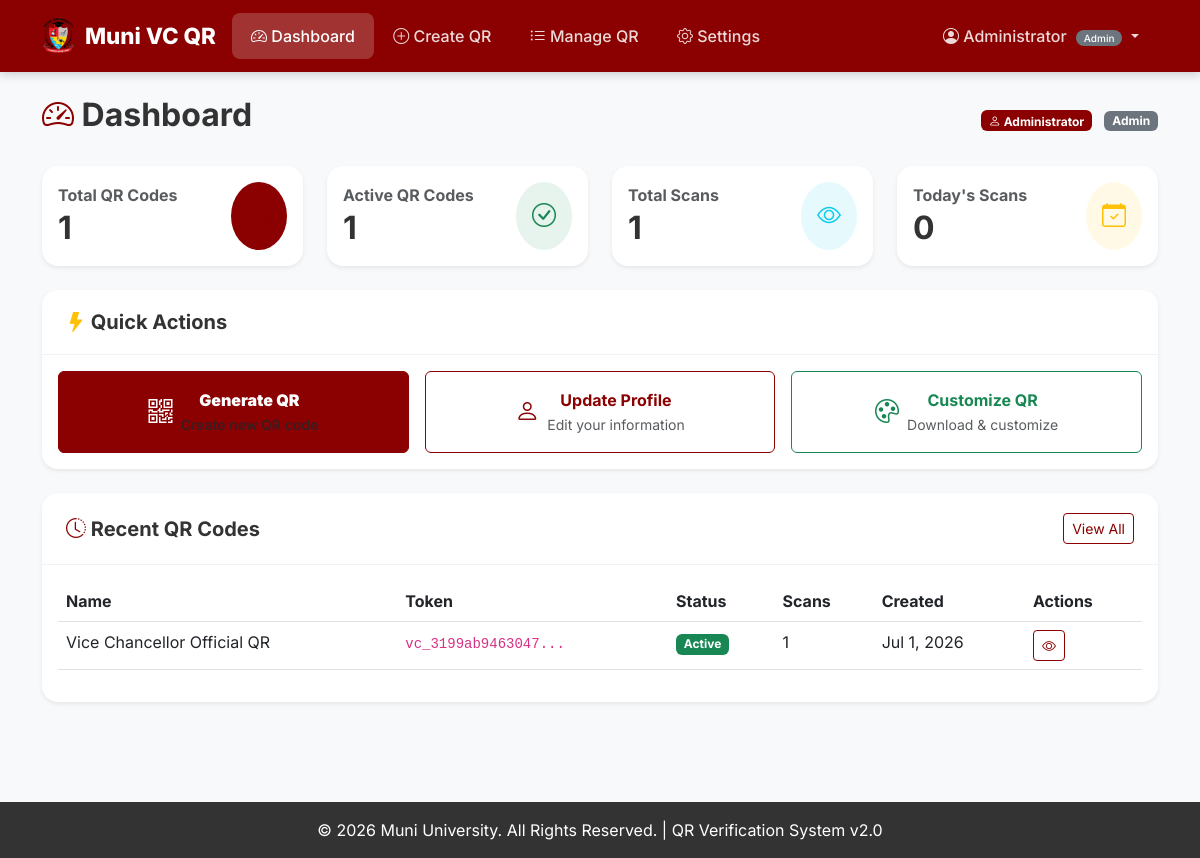
Page /admin/dashboard.php (signed in) on the earlier database version.
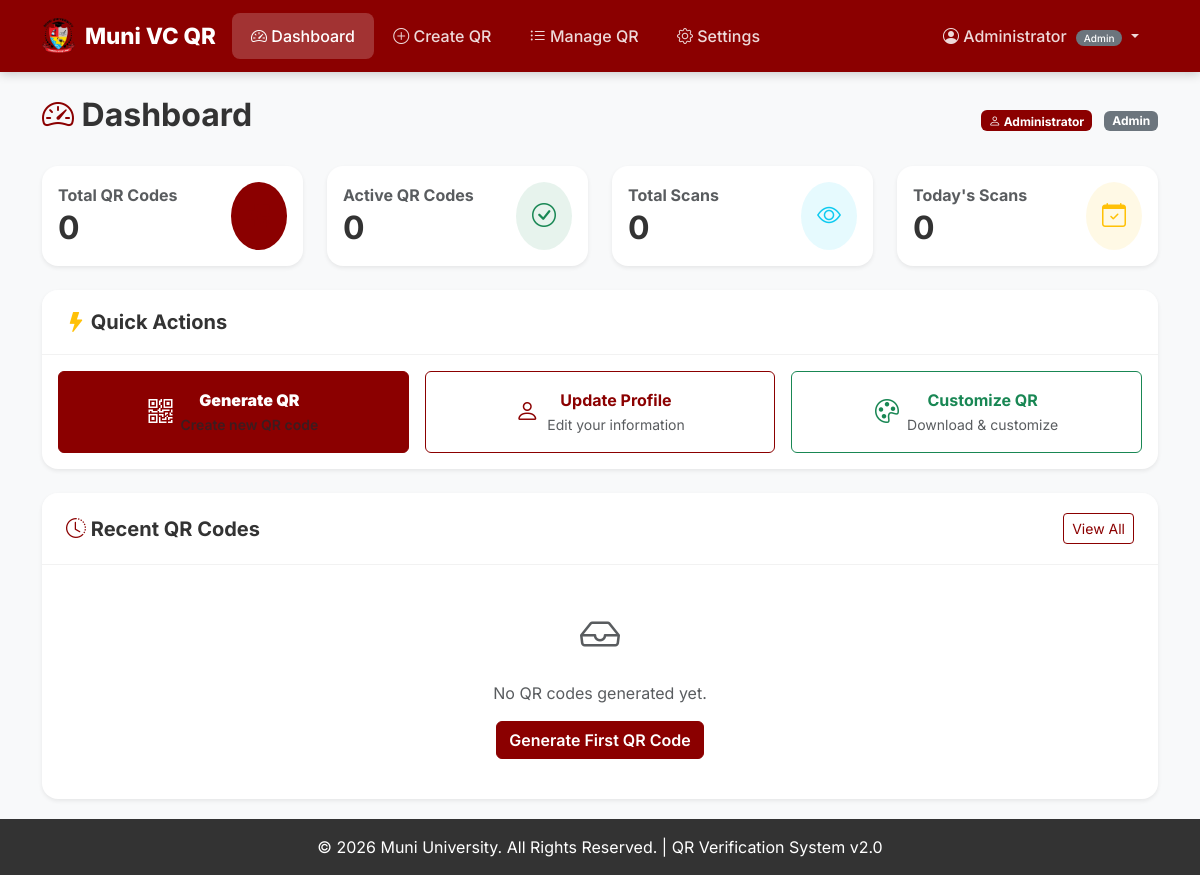
Same page on the later database version.
### tables this page shows
CREATE TABLE qr_codes (
    id INT PRIMARY KEY AUTO_INCREMENT,
    name VARCHAR(255) NOT NULL,
    token VARCHAR(255) UNIQUE NOT NULL,
    qr_image VARCHAR(255) DEFAULT NULL,
    status ENUM('active', 'inactive') DEFAULT 'active',
    scan_count INT DEFAULT 0,
    last_scan TIMESTAMP NULL,
    design_settings JSON DEFAULT NULL,
    content_data JSON DEFAULT NULL,
    created_by INT NULL,
    created_at TIMESTAMP DEFAULT CURRENT_TIMESTAMP,
    updated_at TIMESTAMP DEFAULT CURRENT_TIMESTAMP ON UPDATE CURRENT_TIMESTAMP,
    INDEX idx_token (token),
    INDEX idx_status (status),
    INDEX idx_created (created_at),
    INDEX idx_created_by (created_by),
    FOREIGN KEY (created_by) REFERENCES admins(id) ON DELETE SET NULL
);

### admin/dashboard.php (the view, shortened to what the changed rows need)
<?php
require_once '../config/database.php';
try {
    $stmt = $pdo->query("SELECT COUNT(*) as total FROM qr_codes");
    $totalQRCodes = $stmt->fetch()['total'] ?? 0;
    $stmt = $pdo->query("SELECT COUNT(*) as active FROM qr_codes WHERE status = 'active'");
    $activeQRCodes = $stmt->fetch()['active'] ?? 0;
    $stmt = $pdo->query("SELECT SUM(scan_count) as total FROM qr_codes");
    $totalScans = $stmt->fetch()['total'] ?? 0;
    $stmt = $pdo->prepare("SELECT COUNT(*) as count FROM scans WHERE DATE(scanned_at) = CURDATE()");
    $stmt->execute();
    $todayScans = $stmt->fetch()['count'] ?? 0;
    $stmt = $pdo->query("SELECT id, name, token, status, scan_count, created_at FROM qr_codes ORDER BY created_at DESC LIMIT 5");
    $recentQRCodes = $stmt->fetchAll();
} catch (PDOException $e) {
    $totalQRCodes = 0;
    $activeQRCodes = 0;
    $totalScans = 0;
    $todayScans = 0;
    $lastScanDate = 'Error loading data';
    $recentQRCodes = [];
    $isSuperAdmin = false;
}
require_once '../includes/header.php';
?>
<div class="container mt-4">
    <div class="d-flex justify-content-between align-items-center mb-4">
        <h2><i class="bi bi-speedometer2 text-primary"></i> Dashboard</h2>
    </div>
    <div class="row g-4 mb-4">
        <div class="col-md-3">
            <div class="card border-0 shadow-sm h-100">
                <div class="card-body">
                    <div class="d-flex justify-content-between align-items-center">
                        <div>
                            <h6 class="text-muted mb-1">Total QR Codes</h6>
                            <h2 class="mb-0"><?php echo number_format($totalQRCodes); ?></h2>
                        </div>
                    </div>
                </div>
            </div>
        </div>
        <div class="col-md-3">
            <div class="card border-0 shadow-sm h-100">
                <div class="card-body">
                    <div class="d-flex justify-content-between align-items-center">
                        <div>
                            <h6 class="text-muted mb-1">Active QR Codes</h6>
                            <h2 class="mb-0"><?php echo number_format($activeQRCodes); ?></h2>
                        </div>
                    </div>
                </div>
            </div>
        </div>
        <div class="col-md-3">
            <div class="card border-0 shadow-sm h-100">
                <div class="card-body">
                    <div class="d-flex justify-content-between align-items-center">
                        <div>
                            <h6 class="text-muted mb-1">Total Scans</h6>
                            <h2 class="mb-0"><?php echo number_format($totalScans); ?></h2>
                        </div>
                    </div>
                </div>
            </div>
        </div>
        <div class="col-md-3">
            <div class="card border-0 shadow-sm h-100">
                <div class="card-body">
                    <div class="d-flex justify-content-between align-items-center">
                        <div>
                            <h2 class="mb-0"><?php echo number_format($todayScans); ?></h2>
                        </div>
                    </div>
                </div>
            </div>
        </div>
    </div>
    <div class="card border-0 shadow-sm mt-4">
        <div class="card-body">
            <?php if (empty($recentQRCodes)): ?>
                <div class="text-center text-muted py-4">
                    <i class="bi bi-inbox fs-1 d-block mb-3"></i>
                    <p>No QR codes generated yet.</p>
                    <a href="qr-create.php" class="btn btn-primary">Generate First QR Code</a>
                </div>
            <?php else: ?>
                <div class="table-responsive">
                    <table class="table table-hover">
                        <thead>
                            <tr>
                                <th>Name</th>
                                <th>Token</th>
                                <th>Status</th>
                                <th>Scans</th>
                                <th>Created</th>
                                <th>Actions</th>
                            </tr>
                        </thead>
                        <tbody>
                            <?php foreach ($recentQRCodes as $qr): ?>
                            <tr>
                                <td><?php echo htmlspecialchars($qr['name']); ?></td>
                                <td><code><?php echo substr($qr['token'], 0, 16); ?>...</code></td>
                                <td>
                                    <span class="badge <?php echo $qr['status'] === 'active' ? 'bg-success' : 'bg-danger'; ?>">
                                        <?php echo ucfirst($qr['status']); ?>
                                    </span>
                                </td>
                                <td><?php echo number_format($qr['scan_count']); ?></td>
                                <td><?php echo date('M j, Y', strtotime($qr['created_at'])); ?></td>
                                <td>
                                    <a href="qr-details.php?id=<?php echo $qr['id']; ?>" class="btn btn-sm btn-outline-primary">
                                        <i class="bi bi-eye"></i>
                                    </a>
                                </td>
                            </tr>
                            <?php endforeach; ?>
                        </tbody>
                    </table>
                </div>
            <?php endif; ?>
        </div>
    </div>
</div>
<?php require_once '../includes/footer.php'; ?>

Differences in the rows shown:
removed qr_codes: name "Vice Chancellor Official QR", token "vc_3199ab9463047", status "Active", scan_count "1", created_at "Jul 1, 2026"
Other differences:
$totalQRCodes: "1" → "0"
$activeQRCodes: "1" → "0"
$totalScans: "1" → "0"
text no longer shown: "Name Token Status Scans Created Actions"
text now shown: "No QR codes generated yet. Generate First QR Code"
